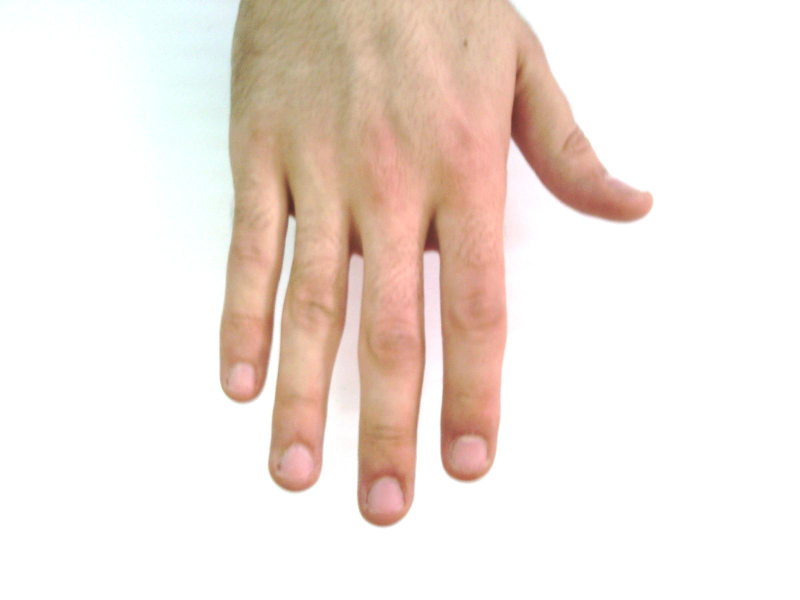
#> input picture Go1.jpg, 1600 x 1200 px (shown at 1/2 size)
$ python Hog.py
#> lines starting #> are read from the running program, lines starting #| are printed output that depends on the picture; after the words box and inside, x2 and y2 are one past the last pixel; in counts of white or black regions, pixels touching at a corner belong together
import cv2
# pip install scikit-image for the hog function
from skimage.feature import hog

image = cv2.imread("Go1.jpg")
#> image is the input picture: shape (1200, 1600, 3); mean B, G, R 222.4, 229.5, 241.3
# original image size
C, W, H = image.shape[::-1]
#> C = 3; W = 1600; H = 1200
# resizing factor
r = 5
# resizing the image
newimg = cv2.resize(image, (int(W/r), int(H/r)))
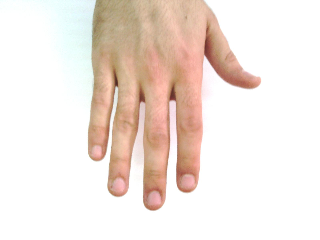
#> newimg: shape (240, 320, 3); mean B, G, R 222.4, 229.5, 241.3

# main hog function
fd, hog_image = hog(newimg, orientations=8, pixels_per_cell=(16, 16), cells_per_block=(8, 8), visualize=True, multichannel = True)
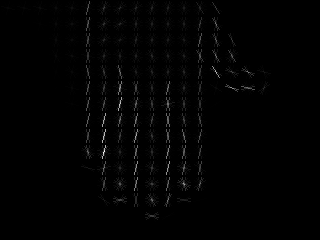
#> hog_image: shape (240, 320) float64; min 0, max 42.16, mean 0.4; drawn with min black and max white

# finding the height and width of hog_image
h, w = hog_image.shape[::-1]
#> h = 320; w = 240

# manipulating the pixel data for better image storage
for a in range(w):
    for b in range(h):
        hog_image[a][b] = 10*hog_image[a][b]
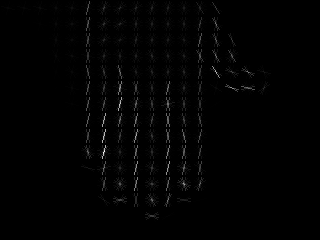
#> hog_image: shape (240, 320) float64; 14.88% of pixels changed, all inside (x1, y1, x2, y2) = (1, 1, 271, 223); drawn with min black and max white

# writing file to disk
cv2.imwrite("hog.jpg", hog_image)
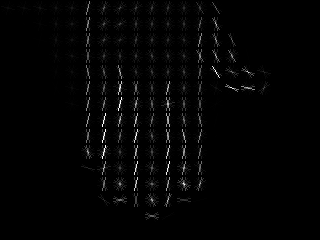
#> saved as hog.jpg: shape (240, 320); min 0, max 255, mean 4
# retrieving file from disk for better result
img = cv2.imread("hog.jpg")
#> img: shape (240, 320, 3); min 0, max 255, mean 4.2
cv2.imshow("result", img)
cv2.waitKey(0)
cv2.destroyAllWindows()
